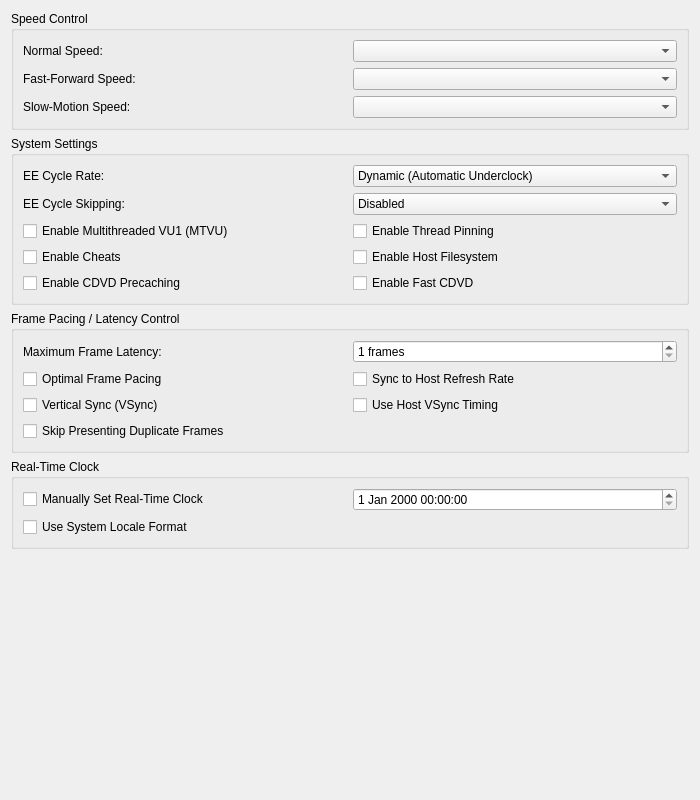
<?xml version="1.0" encoding="UTF-8"?>
<ui version="4.0">
 <class>EmulationSettingsWidget</class>
 <widget class="QWidget" name="EmulationSettingsWidget">
  <property name="geometry">
   <rect>
    <x>0</x>
    <y>0</y>
    <width>700</width>
    <height>800</height>
   </rect>
  </property>
  <layout class="QVBoxLayout" name="verticalLayout">
   <item>
    <widget class="QGroupBox" name="speedGroup">
     <property name="title">
      <string>Speed Control</string>
     </property>
     <layout class="QGridLayout" name="gridLayout_3">
      <item row="2" column="0">
       <widget class="QLabel" name="label_6">
        <property name="text">
         <string>Slow-Motion Speed:</string>
        </property>
        <property name="buddy">
         <cstring>slowMotionSpeed</cstring>
        </property>
       </widget>
      </item>
      <item row="1" column="1">
       <widget class="QComboBox" name="fastForwardSpeed"/>
      </item>
      <item row="2" column="1">
       <widget class="QComboBox" name="slowMotionSpeed"/>
      </item>
      <item row="0" column="0">
       <widget class="QLabel" name="label_4">
        <property name="text">
         <string>Normal Speed:</string>
        </property>
        <property name="buddy">
         <cstring>normalSpeed</cstring>
        </property>
       </widget>
      </item>
      <item row="1" column="0">
       <widget class="QLabel" name="label_5">
        <property name="text">
         <string>Fast-Forward Speed:</string>
        </property>
        <property name="buddy">
         <cstring>fastForwardSpeed</cstring>
        </property>
       </widget>
      </item>
      <item row="0" column="1">
       <widget class="QComboBox" name="normalSpeed"/>
      </item>
     </layout>
    </widget>
   </item>
   <item>
    <widget class="QGroupBox" name="systemSettingsGroup">
     <property name="title">
      <string>System Settings</string>
     </property>
     <layout class="QGridLayout" name="gridLayout_5">
      <item row="0" column="1">
       <widget class="QComboBox" name="eeCycleRate">
        <item>
         <property name="text">
          <string>Dynamic (Automatic Underclock)</string>
         </property>
        </item>
        <item>
         <property name="text">
          <string>50% (Underclock)</string>
         </property>
        </item>
        <item>
         <property name="text">
          <string>60% (Underclock)</string>
         </property>
        </item>
        <item>
         <property name="text">
          <string>75% (Underclock)</string>
         </property>
        </item>
        <item>
         <property name="text">
          <string>100% (Normal Speed)</string>
         </property>
        </item>
        <item>
         <property name="text">
          <string>130% (Overclock)</string>
         </property>
        </item>
        <item>
         <property name="text">
          <string>180% (Overclock)</string>
         </property>
        </item>
        <item>
         <property name="text">
          <string>300% (Overclock)</string>
         </property>
        </item>
       </widget>
      </item>
      <item row="1" column="1">
       <widget class="QComboBox" name="eeCycleSkipping">
        <item>
         <property name="text">
          <string>Disabled</string>
         </property>
        </item>
        <item>
         <property name="text">
          <string>Mild Underclock</string>
         </property>
        </item>
        <item>
         <property name="text">
          <string>Moderate Underclock</string>
         </property>
        </item>
        <item>
         <property name="text">
          <string>Maximum Underclock</string>
         </property>
        </item>
       </widget>
      </item>
      <item row="2" column="0" colspan="2">
       <layout class="QGridLayout" name="systemSettingsLayout">
        <item row="1" column="0">
         <widget class="QCheckBox" name="cheats">
          <property name="text">
           <string>Enable Cheats</string>
          </property>
         </widget>
        </item>
        <item row="0" column="0">
         <widget class="QCheckBox" name="MTVU">
          <property name="text">
           <string>Enable Multithreaded VU1 (MTVU)</string>
          </property>
         </widget>
        </item>
        <item row="1" column="1">
         <widget class="QCheckBox" name="hostFilesystem">
          <property name="text">
           <string>Enable Host Filesystem</string>
          </property>
         </widget>
        </item>
        <item row="2" column="1">
         <widget class="QCheckBox" name="fastCDVD">
          <property name="text">
           <string>Enable Fast CDVD</string>
          </property>
         </widget>
        </item>
        <item row="2" column="0">
         <widget class="QCheckBox" name="precacheCDVD">
          <property name="text">
           <string>Enable CDVD Precaching</string>
          </property>
         </widget>
        </item>
        <item row="0" column="1">
         <widget class="QCheckBox" name="threadPinning">
          <property name="text">
           <string>Enable Thread Pinning</string>
          </property>
         </widget>
        </item>
       </layout>
      </item>
      <item row="0" column="0">
       <widget class="QLabel" name="label_9">
        <property name="text">
         <string>EE Cycle Rate:</string>
        </property>
        <property name="buddy">
         <cstring>eeCycleRate</cstring>
        </property>
       </widget>
      </item>
      <item row="1" column="0">
       <widget class="QLabel" name="label_10">
        <property name="text">
         <string>EE Cycle Skipping:</string>
        </property>
        <property name="buddy">
         <cstring>eeCycleSkipping</cstring>
        </property>
       </widget>
      </item>
     </layout>
    </widget>
   </item>
   <item>
    <widget class="QGroupBox" name="pacingGroup">
     <property name="title">
      <string>Frame Pacing / Latency Control</string>
     </property>
     <layout class="QGridLayout" name="gridLayout_2">
      <item row="1" column="1">
       <widget class="QSpinBox" name="maxFrameLatency">
        <property name="suffix">
         <string extracomment="This string will appear next to the amount of frames selected, in a dropdown box."> frames</string>
        </property>
        <property name="minimum">
         <number>1</number>
        </property>
        <property name="maximum">
         <number>5</number>
        </property>
       </widget>
      </item>
      <item row="1" column="0">
       <widget class="QLabel" name="label_2">
        <property name="text">
         <string>Maximum Frame Latency:</string>
        </property>
        <property name="buddy">
         <cstring>maxFrameLatency</cstring>
        </property>
       </widget>
      </item>
      <item row="3" column="0" colspan="2">
       <layout class="QGridLayout" name="basicCheckboxGridLayout">
        <item row="0" column="1">
         <widget class="QCheckBox" name="syncToHostRefreshRate">
          <property name="text">
           <string>Sync to Host Refresh Rate</string>
          </property>
         </widget>
        </item>
        <item row="1" column="0">
         <widget class="QCheckBox" name="vsync">
          <property name="text">
           <string>Vertical Sync (VSync)</string>
          </property>
         </widget>
        </item>
        <item row="0" column="0">
         <widget class="QCheckBox" name="optimalFramePacing">
          <property name="text">
           <string>Optimal Frame Pacing</string>
          </property>
         </widget>
        </item>
        <item row="1" column="1">
         <widget class="QCheckBox" name="useVSyncForTiming">
          <property name="text">
           <string>Use Host VSync Timing</string>
          </property>
         </widget>
        </item>
        <item row="2" column="0">
         <widget class="QCheckBox" name="skipPresentingDuplicateFrames">
          <property name="text">
           <string>Skip Presenting Duplicate Frames</string>
          </property>
         </widget>
        </item>
       </layout>
      </item>
     </layout>
    </widget>
   </item>
   <item>
    <widget class="QGroupBox" name="rtcGroup">
     <property name="title">
      <string>Real-Time Clock</string>
     </property>
     <layout class="QGridLayout" name="gridLayoutRTC">
      <item row="0" column="0">
       <widget class="QCheckBox" name="manuallySetRealTimeClock">
        <property name="text">
         <string>Manually Set Real-Time Clock</string>
        </property>
       </widget>
      </item>
      <item row="0" column="1">
       <widget class="QDateTimeEdit" name="rtcDateTime"/>
      </item>
      <item row="1" column="0">
       <widget class="QCheckBox" name="rtcUseSystemLocaleFormat">
        <property name="text">
         <string>Use System Locale Format</string>
        </property>
       </widget>
      </item>
     </layout>
    </widget>
   </item>
   <item>
    <spacer name="verticalSpacer">
     <property name="orientation">
      <enum>Qt::Orientation::Vertical</enum>
     </property>
     <property name="sizeHint" stdset="0">
      <size>
       <width>20</width>
       <height>0</height>
      </size>
     </property>
    </spacer>
   </item>
  </layout>
 </widget>
 <tabstops>
  <tabstop>normalSpeed</tabstop>
  <tabstop>fastForwardSpeed</tabstop>
  <tabstop>slowMotionSpeed</tabstop>
  <tabstop>eeCycleRate</tabstop>
  <tabstop>eeCycleSkipping</tabstop>
  <tabstop>MTVU</tabstop>
  <tabstop>threadPinning</tabstop>
  <tabstop>cheats</tabstop>
  <tabstop>hostFilesystem</tabstop>
  <tabstop>precacheCDVD</tabstop>
  <tabstop>fastCDVD</tabstop>
  <tabstop>maxFrameLatency</tabstop>
  <tabstop>optimalFramePacing</tabstop>
  <tabstop>syncToHostRefreshRate</tabstop>
  <tabstop>vsync</tabstop>
  <tabstop>useVSyncForTiming</tabstop>
  <tabstop>skipPresentingDuplicateFrames</tabstop>
  <tabstop>manuallySetRealTimeClock</tabstop>
  <tabstop>rtcDateTime</tabstop>
 </tabstops>
 <resources>
  <include location="../resources/resources.qrc"/>
 </resources>
 <connections/>
</ui>
